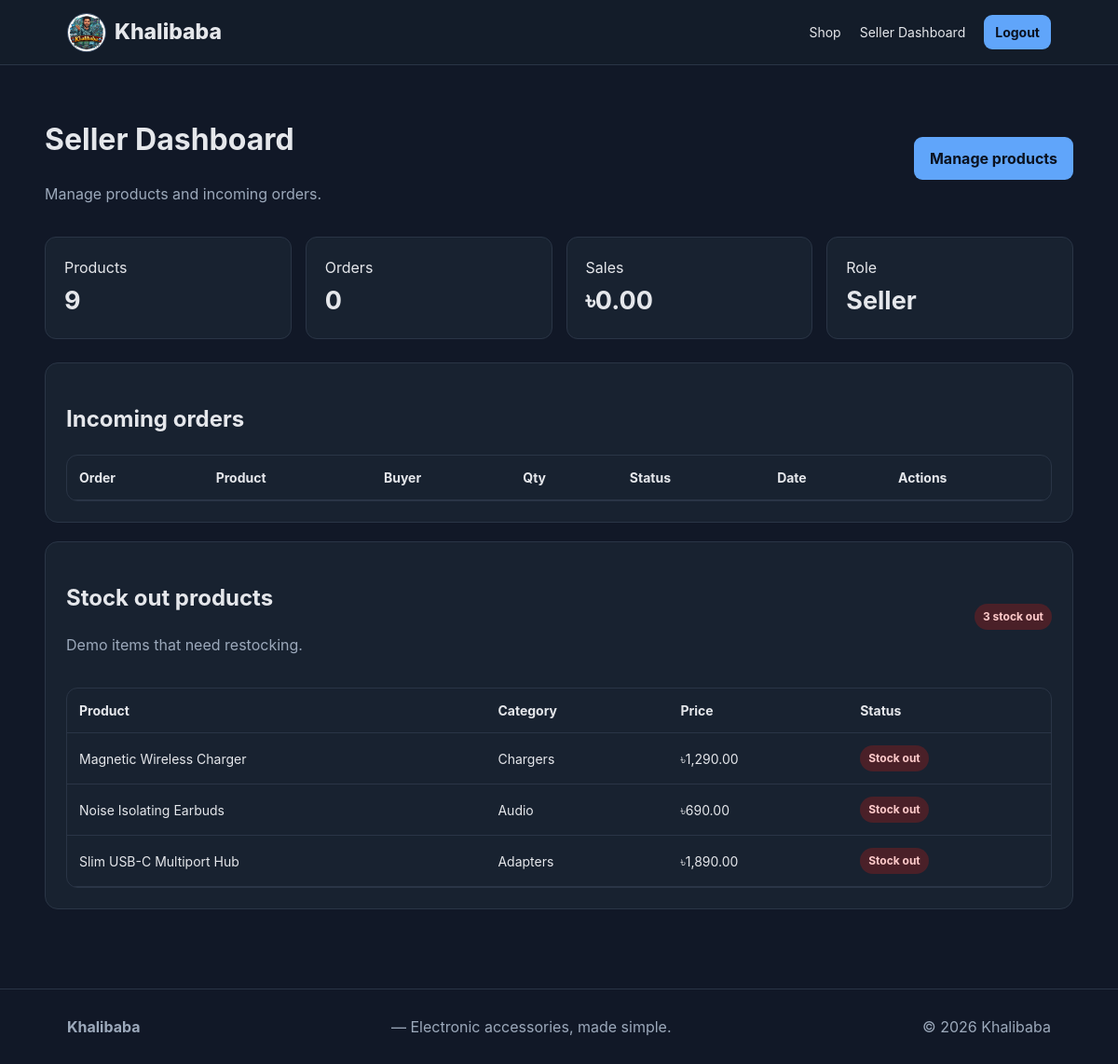
Screenshot of /seller/dashboard.php (signed in) with the database file from the repository.
### tables this page shows
CREATE TABLE products (
    id INT AUTO_INCREMENT PRIMARY KEY,
    seller_id INT NOT NULL,
    name VARCHAR(150) NOT NULL,
    category VARCHAR(80) NOT NULL,
    description TEXT,
    price DECIMAL(10,2) NOT NULL,
    stock INT NOT NULL DEFAULT 0,
    image VARCHAR(255) DEFAULT NULL,
    brand VARCHAR(80) NOT NULL DEFAULT '', specifications TEXT, warranty VARCHAR(100) NOT NULL DEFAULT '',
    status ENUM('Pending','Approved','Rejected','Hidden') NOT NULL DEFAULT 'Approved',
    created_at TIMESTAMP DEFAULT CURRENT_TIMESTAMP,
    FOREIGN KEY (seller_id) REFERENCES users(id) ON DELETE CASCADE
);

### includes/config.php (called while the page is built, shortened)
<?php
function e($value) {
    return htmlspecialchars($value ?? '', ENT_QUOTES, 'UTF-8');
}
function taka($amount) {
    return "৳" . number_format((float)$amount, 2);
}
?>

### seller/dashboard.php (the view, shortened to what this page needs)
<?php
require_once "../includes/config.php";requireRole('seller');$sid=$_SESSION['user']['id'];
$stmt=$conn->prepare("SELECT COUNT(*) c FROM products WHERE seller_id=?");$stmt->bind_param("i",$sid);$stmt->execute();$products=$stmt->get_result()->fetch_assoc()['c'];
$stmt=$conn->prepare("SELECT COUNT(DISTINCT order_id) c FROM order_items WHERE seller_id=?");$stmt->bind_param("i",$sid);$stmt->execute();$orders=$stmt->get_result()->fetch_assoc()['c'];
$stmt=$conn->prepare("SELECT COALESCE(SUM(oi.quantity*oi.unit_price),0) total FROM order_items oi WHERE seller_id=?");$stmt->bind_param("i",$sid);$stmt->execute();$sales=$stmt->get_result()->fetch_assoc()['total'];
$stmt=$conn->prepare("SELECT name,category,price FROM products WHERE seller_id=? AND stock=0 ORDER BY created_at DESC");$stmt->bind_param("i",$sid);$stmt->execute();$stockOut=$stmt->get_result();
$pageTitle="Seller Dashboard";include "../includes/header.php"; ?>
<div class="section-head"><div><h1>Seller Dashboard</h1><p class="muted">Manage products and incoming orders.</p></div><a class="btn" href="products.php">Manage products</a></div>
<div class="stats"><div class="stat">Products<b><?=$products?></b></div><div class="stat">Orders<b><?=$orders?></b></div><div class="stat">Sales<b><?=taka($sales)?></b></div><div class="stat">Role<b>Seller</b></div></div>
<div class="panel"><h2>Incoming orders</h2><div class="table-wrap"><table class="table"><tr><th>Order</th><th>Product</th><th>Buyer</th><th>Qty</th><th>Status</th><th>Date</th><th>Actions</th></tr>
</table></div></div>
<div class="panel" style="margin-top:20px"><div class="section-head"><div><h2>Stock out products</h2><p class="muted">Demo items that need restocking.</p></div><span class="badge stock-out"><?=$stockOut->num_rows?> stock out</span></div>
<?php if($stockOut->num_rows): ?><div class="table-wrap"><table class="table"><tr><th>Product</th><th>Category</th><th>Price</th><th>Status</th></tr><?php while($p=$stockOut->fetch_assoc()): ?><tr><td><?=e($p['name'])?></td><td><?=e($p['category'])?></td><td><?=taka($p['price'])?></td><td><span class="badge stock-out">Stock out</span></td></tr><?php endwhile; ?></table></div><?php else: ?><p class="muted">No products are currently out of stock.</p><?php endif; ?></div>
<?php include "../includes/footer.php"; ?>

### assets/css/style.css (style rules this page uses)
:root { --ink:#18212f;--muted:#697586;--line:#e7ebf0;--bg:#f7f9fc;--card:#fff;--accent:#2563eb;--accent2:#0f172a;--danger:#dc2626;--success:#15803d }
* { box-sizing:border-box }
body { margin:0;font-family:Inter,Arial,sans-serif;color:var(--ink);background:var(--bg);line-height:1.5 }
a { text-decoration:none;color:inherit }
.btn { display:inline-block;background:var(--accent);color:#fff;border:0;padding:11px 17px;border-radius:9px;cursor:pointer;font-weight:700 }
.section-head { display:flex;justify-content:space-between;align-items:center;margin-bottom:18px }
.muted { color:var(--muted) }
.table-wrap { overflow:auto;background:#fff;border:1px solid var(--line);border-radius:12px }
.table { width:100%;border-collapse:collapse }
.table th,.table td { padding:13px;text-align:left;border-bottom:1px solid var(--line);font-size:14px }
.badge { display:inline-block;padding:5px 9px;border-radius:99px;font-size:12px;font-weight:700;background:#eef2ff;color:#3730a3 }
.stats { display:grid;grid-template-columns:repeat(4,1fr);gap:15px;margin-bottom:25px }
.stat { background:#fff;border:1px solid var(--line);border-radius:12px;padding:20px }
.stat b { display:block;font-size:27px;margin-top:4px }
.panel { background:#fff;border:1px solid var(--line);border-radius:14px;padding:22px }
:root { --ink:#e5e7eb;--muted:#9ca9bb;--line:#2a3546;--bg:#111827;--card:#182230;--accent:#60a5fa;--danger:#f87171;--success:#4ade80 }
.btn { color:#0b1220 }
.form-card,.table-wrap,.stat,.panel,.detail { background:var(--card) }
.badge { background:#293553;color:#c7d2fe }
.badge.Cancelled,.badge.stock-out { background:#4a2028;color:#fecaca }

### rows the page displays
products: name "Magnetic Wireless Charger", category "Chargers", price "৳1,290.00"
products: name "Noise Isolating Earbuds", category "Audio", price "৳690.00"
products: name "Slim USB-C Multiport Hub", category "Adapters", price "৳1,890.00"

### other values shown
$products "9"
$orders "0"
taka($sales) "৳0.00"
$stockOut->num_rows "3"
